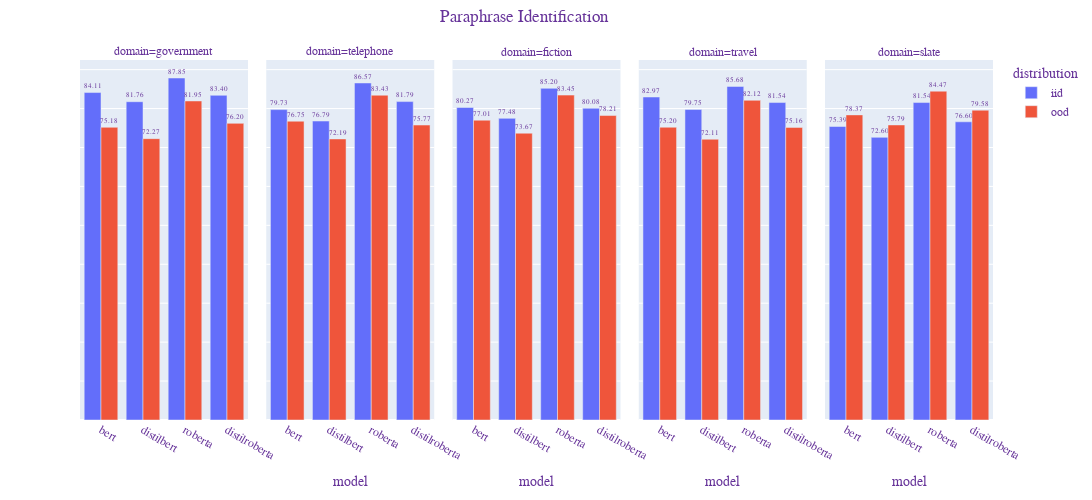

Here is the notebook cell this chart was saved with:
### Code cell
# df = px.data.tips()
fig = px.bar(df, x="model", y="macro-f1", text="macro-f1", color="distribution", barmode="group", facet_col="domain",
             category_orders={"model": ["bert", "distilbert", "roberta", "distilroberta"]}, width=1200, height=500)

fig.update_traces(texttemplate='%{text:.2f}', textposition='outside')
fig.update_layout(
    title={
        'text': "Paraphrase Identification",
        'y':0.98,
        'x':0.48,
        'xanchor': 'center',
        'yanchor': 'top'},
    xaxis_title="",
    yaxis_title="",
    font=dict(
        family="Courier New, monospace",
        # size=10,
        color="RebeccaPurple",
    )
)
fig.update_yaxes(showticklabels=False)

fig.show()

### Figure 1 — Plotly figure (JSON) as saved in the notebook; plotly's stock layout.template omitted (floating-point values rounded to 4 significant figures)
{"data": [{"alignmentgroup": "True", "hovertemplate": "distribution=iid<br>domain=government<br>model=%{x}<br>macro-f1=%{text}<extra></extra>", "legendgroup": "iid", "marker": {"color": "#636efa"}, "name": "iid", "offsetgroup": "iid", "orientation": "v", "showlegend": true, "text": [83.4, 87.85, 84.11, 81.76], "textposition": "outside", "texttemplate": "%{text:.2f}", "type": "bar", "x": ["distilroberta", "roberta", "bert", "distilbert"], "xaxis": "x", "y": [83.4, 87.85, 84.11, 81.76], "yaxis": "y"}, {"alignmentgroup": "True", "hovertemplate": "distribution=iid<br>domain=telephone<br>model=%{x}<br>macro-f1=%{text}<extra></extra>", "legendgroup": "iid", "marker": {"color": "#636efa"}, "name": "iid", "offsetgroup": "iid", "orientation": "v", "showlegend": false, "text": [81.79, 86.57, 79.73, 76.79], "textposition": "outside", "texttemplate": "%{text:.2f}", "type": "bar", "x": ["distilroberta", "roberta", "bert", "distilbert"], "xaxis": "x2", "y": [81.79, 86.57, 79.73, 76.79], "yaxis": "y2"}, {"alignmentgroup": "True", "hovertemplate": "distribution=iid<br>domain=fiction<br>model=%{x}<br>macro-f1=%{text}<extra></extra>", "legendgroup": "iid", "marker": {"color": "#636efa"}, "name": "iid", "offsetgroup": "iid", "orientation": "v", "showlegend": false, "text": [80.08, 85.2, 80.27, 77.48], "textposition": "outside", "texttemplate": "%{text:.2f}", "type": "bar", "x": ["distilroberta", "roberta", "bert", "distilbert"], "xaxis": "x3", "y": [80.08, 85.2, 80.27, 77.48], "yaxis": "y3"}, {"alignmentgroup": "True", "hovertemplate": "distribution=iid<br>domain=travel<br>model=%{x}<br>macro-f1=%{text}<extra></extra>", "legendgroup": "iid", "marker": {"color": "#636efa"}, "name": "iid", "offsetgroup": "iid", "orientation": "v", "showlegend": false, "text": [81.54, 85.68, 82.97, 79.75], "textposition": "outside", "texttemplate": "%{text:.2f}", "type": "bar", "x": ["distilroberta", "roberta", "bert", "distilbert"], "xaxis": "x4", "y": [81.54, 85.68, 82.97, 79.75], "yaxis": "y4"}, {"alignmentgroup": "True", "hovertemplate": "distribution=iid<br>domain=slate<br>model=%{x}<br>macro-f1=%{text}<extra></extra>", "legendgroup": "iid", "marker": {"color": "#636efa"}, "name": "iid", "offsetgroup": "iid", "orientation": "v", "showlegend": false, "text": [76.6, 81.54, 75.39, 72.6], "textposition": "outside", "texttemplate": "%{text:.2f}", "type": "bar", "x": ["distilroberta", "roberta", "bert", "distilbert"], "xaxis": "x5", "y": [76.6, 81.54, 75.39, 72.6], "yaxis": "y5"}, {"alignmentgroup": "True", "hovertemplate": "distribution=ood<br>domain=government<br>model=%{x}<br>macro-f1=%{text}<extra></extra>", "legendgroup": "ood", "marker": {"color": "#EF553B"}, "name": "ood", "offsetgroup": "ood", "orientation": "v", "showlegend": true, "text": [76.2, 81.95, 75.18, 72.27], "textposition": "outside", "texttemplate": "%{text:.2f}", "type": "bar", "x": ["distilroberta", "roberta", "bert", "distilbert"], "xaxis": "x", "y": [76.2, 81.95, 75.18, 72.27], "yaxis": "y"}, {"alignmentgroup": "True", "hovertemplate": "distribution=ood<br>domain=telephone<br>model=%{x}<br>macro-f1=%{text}<extra></extra>", "legendgroup": "ood", "marker": {"color": "#EF553B"}, "name": "ood", "offsetgroup": "ood", "orientation": "v", "showlegend": false, "text": [75.77, 83.43, 76.75, 72.19], "textposition": "outside", "texttemplate": "%{text:.2f}", "type": "bar", "x": ["distilroberta", "roberta", "bert", "distilbert"], "xaxis": "x2", "y": [75.77, 83.43, 76.75, 72.19], "yaxis": "y2"}, {"alignmentgroup": "True", "hovertemplate": "distribution=ood<br>domain=fiction<br>model=%{x}<br>macro-f1=%{text}<extra></extra>", "legendgroup": "ood", "marker": {"color": "#EF553B"}, "name": "ood", "offsetgroup": "ood", "orientation": "v", "showlegend": false, "text": [78.21, 83.45, 77.01, 73.67], "textposition": "outside", "texttemplate": "%{text:.2f}", "type": "bar", "x": ["distilroberta", "roberta", "bert", "distilbert"], "xaxis": "x3", "y": [78.21, 83.45, 77.01, 73.67], "yaxis": "y3"}, {"alignmentgroup": "True", "hovertemplate": "distribution=ood<br>domain=travel<br>model=%{x}<br>macro-f1=%{text}<extra></extra>", "legendgroup": "ood", "marker": {"color": "#EF553B"}, "name": "ood", "offsetgroup": "ood", "orientation": "v", "showlegend": false, "text": [75.16, 82.12, 75.2, 72.11], "textposition": "outside", "texttemplate": "%{text:.2f}", "type": "bar", "x": ["distilroberta", "roberta", "bert", "distilbert"], "xaxis": "x4", "y": [75.16, 82.12, 75.2, 72.11], "yaxis": "y4"}, {"alignmentgroup": "True", "hovertemplate": "distribution=ood<br>domain=slate<br>model=%{x}<br>macro-f1=%{text}<extra></extra>", "legendgroup": "ood", "marker": {"color": "#EF553B"}, "name": "ood", "offsetgroup": "ood", "orientation": "v", "showlegend": false, "text": [79.58, 84.47, 78.37, 75.79], "textposition": "outside", "texttemplate": "%{text:.2f}", "type": "bar", "x": ["distilroberta", "roberta", "bert", "distilbert"], "xaxis": "x5", "y": [79.58, 84.47, 78.37, 75.79], "yaxis": "y5"}], "layout": {"annotations": [{"font": {}, "showarrow": false, "text": "domain=government", "x": 0.092, "xanchor": "center", "xref": "paper", "y": 1, "yanchor": "bottom", "yref": "paper"}, {"font": {}, "showarrow": false, "text": "domain=telephone", "x": 0.296, "xanchor": "center", "xref": "paper", "y": 1, "yanchor": "bottom", "yref": "paper"}, {"font": {}, "showarrow": false, "text": "domain=fiction", "x": 0.5, "xanchor": "center", "xref": "paper", "y": 1, "yanchor": "bottom", "yref": "paper"}, {"font": {}, "showarrow": false, "text": "domain=travel", "x": 0.704, "xanchor": "center", "xref": "paper", "y": 1, "yanchor": "bottom", "yref": "paper"}, {"font": {}, "showarrow": false, "text": "domain=slate", "x": 0.908, "xanchor": "center", "xref": "paper", "y": 1, "yanchor": "bottom", "yref": "paper"}], "barmode": "group", "font": {"color": "RebeccaPurple", "family": "Courier New, monospace"}, "height": 500, "legend": {"title": {"text": "distribution"}, "tracegroupgap": 0}, "margin": {"t": 60}, "title": {"text": "Paraphrase Identification", "x": 0.48, "xanchor": "center", "y": 0.98, "yanchor": "top"}, "width": 1200, "xaxis": {"anchor": "y", "categoryarray": ["bert", "distilbert", "roberta", "distilroberta"], "categoryorder": "array", "domain": [0, 0.184], "title": {"text": ""}}, "xaxis2": {"anchor": "y2", "categoryarray": ["bert", "distilbert", "roberta", "distilroberta"], "categoryorder": "array", "domain": [0.204, 0.388], "matches": "x", "title": {"text": "model"}}, "xaxis3": {"anchor": "y3", "categoryarray": ["bert", "distilbert", "roberta", "distilroberta"], "categoryorder": "array", "domain": [0.408, 0.592], "matches": "x", "title": {"text": "model"}}, "xaxis4": {"anchor": "y4", "categoryarray": ["bert", "distilbert", "roberta", "distilroberta"], "categoryorder": "array", "domain": [0.612, 0.796], "matches": "x", "title": {"text": "model"}}, "xaxis5": {"anchor": "y5", "categoryarray": ["bert", "distilbert", "roberta", "distilroberta"], "categoryorder": "array", "domain": [0.816, 1], "matches": "x", "title": {"text": "model"}}, "yaxis": {"anchor": "x", "domain": [0, 1], "showticklabels": false, "title": {"text": ""}}, "yaxis2": {"anchor": "x2", "domain": [0, 1], "matches": "y", "showticklabels": false}, "yaxis3": {"anchor": "x3", "domain": [0, 1], "matches": "y", "showticklabels": false}, "yaxis4": {"anchor": "x4", "domain": [0, 1], "matches": "y", "showticklabels": false}, "yaxis5": {"anchor": "x5", "domain": [0, 1], "matches": "y", "showticklabels": false}}}
